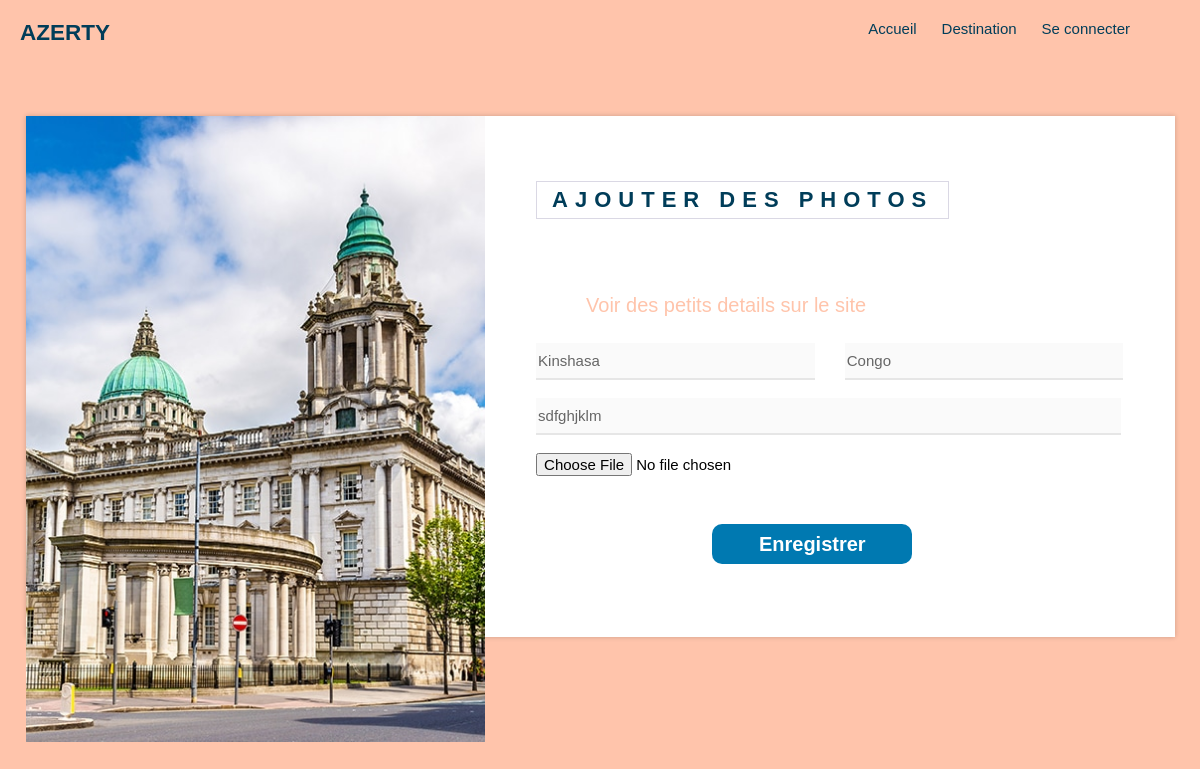
Page /view/html/ajouterMedia.php?idDest=b13473348e on the committed database.
### tables this page shows
CREATE TABLE IF NOT EXISTS `destinations` (
  `idSite` varchar(10) NOT NULL,
  `idUser` varchar(10) NOT NULL,
  `continent` varchar(20) NOT NULL,
  `pays` varchar(20) NOT NULL,
  `coordonnees` varchar(50) NOT NULL,
  `nom` varchar(100) NOT NULL,
  `description` text NOT NULL,
  PRIMARY KEY (`idSite`)
);

### model/Database.php (called while the page is built, shortened)
<?php
class Database
{
    public $database;
    public function __construct($url, $username, $password)
    {
        $this -> database = new PDO($url, $username, $password);
    }
    public function destinationPerso($idSite)
    {
        try
        {
            $get = $this -> database -> prepare('SELECT * FROM destinations WHERE idSite = :idSite');
            $get -> execute(array(
                'idSite' => $idSite
            ));
        }catch(PDOException $e){
            die($e -> getMessage());
        }
        $gets = $get -> fetchAll(PDO::FETCH_ASSOC);
        return $gets;
    }
}
?>

### controller/ajouterMediaController.php (the view, shortened to what this page needs)
<?php
require_once dirname(__DIR__, 1).DIRECTORY_SEPARATOR.'model'.DIRECTORY_SEPARATOR.'Database.php';
class ajout
{
    public $database;
    public function __construct()
    {
        $this -> database = new Database(URL, USERNAME, PASSWORD);
    }
    public function getDestination($idDest)
    {
        $getDestinations = $this -> database -> destinationPerso($idDest);
        foreach($getDestinations as $getDestination)
        {
        ?>
                            <div class="formRow">
								<div class="formHolder">
									<input type="text" placeholder="Nom du site" class="formControl" value="<?= ucfirst($getDestination['nom'])?>" disabled>
								</div>
								<div class="formHolder">
									<input type="text" placeholder="Pays" class="formControl" value="<?= ucfirst($getDestination['pays'])?>" disabled>
								</div>
							</div>
							<div class="formRow">
								<div class="formHolder">
									<input type="text" placeholder="Email" id="description" class="formControl" value="<?= $getDestination['description']?>" disabled>
								</div>
							</div>
        <?php
        }
    }
}
?>

### view/Css/style2.css (style rules this page uses)
body { font-family: 'Trebuchet MS', 'Lucida Sans Unicode', 'Lucida Grande', 'Lucida Sans', Arial, sans-serif; margin: 0; padding: 0; }

### view/Css/creation.css (style rules this page uses)
* { -webkit-box-sizing: border-box; -moz-box-sizing: border-box; box-sizing: border-box; }
body { font-family: 'Trebuchet MS', 'Lucida Sans Unicode', 'Lucida Grande', 'Lucida Sans', Arial, sans-serif; font-size: 15px; background-color: #ffc4ab; margin: 0; }
input, textarea, select, button { font-family: 'Trebuchet MS', 'Lucida Sans Unicode', 'Lucida Grande', 'Lucida Sans', Arial, sans-serif; font-size: 15px; }
.formRow { display: flex; margin-bottom: 18px; }
.formRow .formHolder { width: 50%; margin-right: 30px; }
.formRow .formHolder:last-child { margin-right: 0; }
.formHolder { position: relative; }
.formControl { height: 37px; border: none; border-bottom: 2px solid #e6e6e6; width: 100%; color: #666; }
#description { width: 585px; }

### rows in the picture
destinations: nom "Kinshasa", pays "Congo", description "sdfghjklm"
